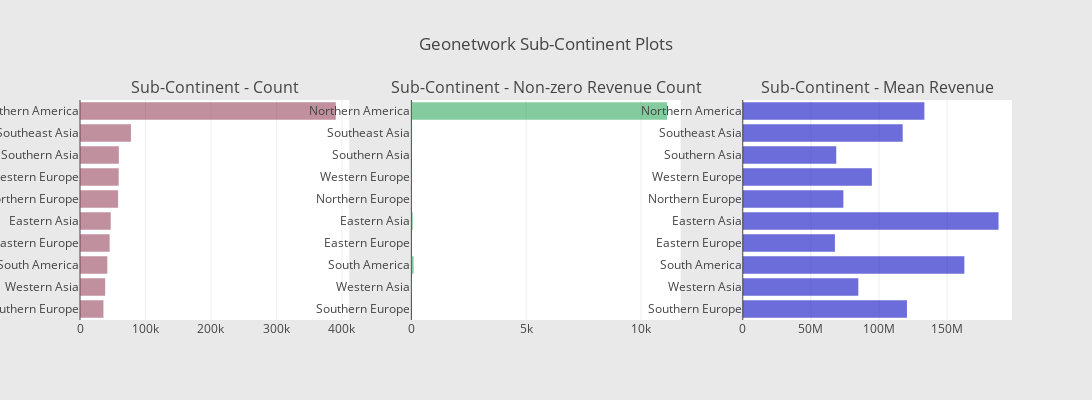

Notebook cell for this chart:
### Code cell
fig['layout'].update(height=400, width=1800, paper_bgcolor='rgb(233,233,233)', title="Geonetwork Sub-Continent Plots")
py.iplot(fig, filename='geonetwork-subcontinent-plots')

### Figure 1 — Plotly figure (JSON) as saved in the notebook; plotly's stock layout.template omitted (floating-point values rounded to 4 significant figures)
{"data": [{"marker": {"color": "rgba(150, 71, 96, 0.6)"}, "orientation": "h", "showlegend": false, "type": "bar", "uid": "4ca26eca-569f-461a-a086-d7206b415cbe", "x": [35780, 38443, 41731, 45249, 46919, 58168, 59114, 59321, 77800, 390657], "xaxis": "x", "y": ["Southern Europe", "Western Asia", "South America", "Eastern Europe", "Eastern Asia", "Northern Europe", "Western Europe", "Southern Asia", "Southeast Asia", "Northern America"], "yaxis": "y"}, {"marker": {"color": "rgba(50, 171, 96, 0.6)"}, "orientation": "h", "showlegend": false, "type": "bar", "uid": "6c697242-a67d-433f-9f23-b98bc0cb564a", "x": [8, 21, 98, 14, 59, 27, 30, 11, 32, 11143], "xaxis": "x2", "y": ["Southern Europe", "Western Asia", "South America", "Eastern Europe", "Eastern Asia", "Northern Europe", "Western Europe", "Southern Asia", "Southeast Asia", "Northern America"], "yaxis": "y2"}, {"marker": {"color": "rgba(10, 11, 196, 0.6)"}, "orientation": "h", "showlegend": false, "type": "bar", "uid": "e243001e-f5a6-44fc-aac4-ec65bc08f156", "x": [120501250, 84810000.0, 162600000.0, 67630000.0, 187700000.0, 73850000.0, 94740000.0, 68600000.0, 117400000.0, 133300000.0], "xaxis": "x3", "y": ["Southern Europe", "Western Asia", "South America", "Eastern Europe", "Eastern Asia", "Northern Europe", "Western Europe", "Southern Asia", "Southeast Asia", "Northern America"], "yaxis": "y3"}], "layout": {"annotations": [{"font": {"size": 16}, "showarrow": false, "text": "Sub-Continent - Count", "x": 0.1444, "xanchor": "center", "xref": "paper", "y": 1, "yanchor": "bottom", "yref": "paper"}, {"font": {"size": 16}, "showarrow": false, "text": "Sub-Continent - Non-zero Revenue Count", "x": 0.5, "xanchor": "center", "xref": "paper", "y": 1, "yanchor": "bottom", "yref": "paper"}, {"font": {"size": 16}, "showarrow": false, "text": "Sub-Continent - Mean Revenue", "x": 0.8556, "xanchor": "center", "xref": "paper", "y": 1, "yanchor": "bottom", "yref": "paper"}], "height": 400, "paper_bgcolor": "rgb(233,233,233)", "title": "Geonetwork Sub-Continent Plots", "width": 1800, "xaxis": {"anchor": "y", "domain": [0, 0.2889]}, "xaxis2": {"anchor": "y2", "domain": [0.3556, 0.6444]}, "xaxis3": {"anchor": "y3", "domain": [0.7111, 1]}, "yaxis": {"anchor": "x", "domain": [0, 1]}, "yaxis2": {"anchor": "x2", "domain": [0, 1]}, "yaxis3": {"anchor": "x3", "domain": [0, 1]}}}
